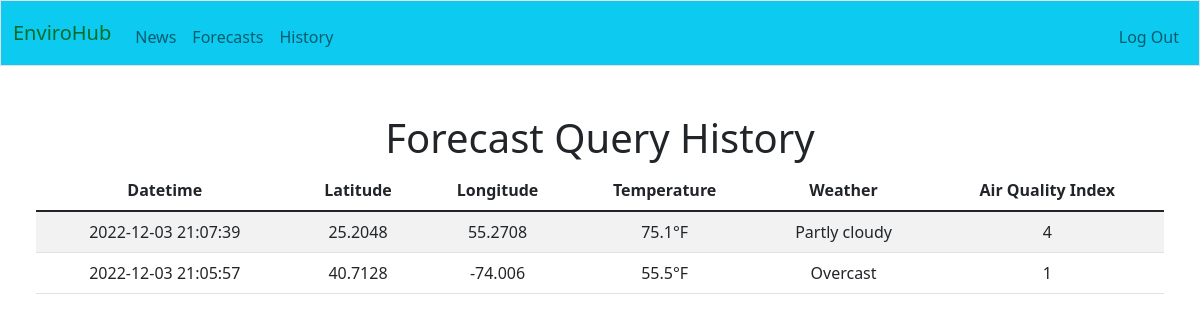
Screenshot of /history (signed in) with the database file from the repository.
### tables this page shows
CREATE TABLE fc_history (
    user_id INTEGER,
    datetime TIMESTAMP NOT NULL DEFAULT CURRENT_TIMESTAMP,
    lat NUMERIC NOT NULL,
    lon NUMERIC NOT NULL,
    temp NUMERIC NOT NULL,
    weather TEXT NOT NULL,
    aqi INTEGER NOT NULL,
    FOREIGN KEY(user_id) REFERENCES users(id)
);

### app.py (the view)
@app.route("/history", methods=["GET"])
@login_required
def history():
    user_id = session.get("user_id")
    conn = get_db_connection()
    cur = conn.cursor()
    fc_history = cur.execute("SELECT datetime, lat, lon, temp, weather, aqi FROM fc_history WHERE user_id = ? ORDER BY datetime DESC", (user_id,)).fetchall()
    conn.commit()
    conn.close()
    return render_template('history.html', data=fc_history)

### app.py (called while the page is built)
def get_db_connection():
    conn = sqlite3.connect('envirohub.db')
    conn.row_factory = sqlite3.Row
    return conn

### config.py (called while the page is built)
def login_required(f):
    @wraps(f)
    def decorated_function(*args, **kwargs):
        if session.get("user_id") is None:
            return redirect("/login")
        return f(*args, **kwargs)
    return decorated_function

### templates/history.html (shortened to what this page needs)
{% extends "layout.html" %}
{% block main %}
    <div class="container-fluid px-4">
        <h1>Forecast Query History</h1>
        <table class="table table-striped">
            <thead>
                <tr>
                    <th scope="col">Datetime</th>
                    <th scope="col">Latitude</th>
                    <th scope="col">Longitude</th>
                    <th scope="col">Temperature</th>
                    <th scope="col">Weather</th>
                    <th scope="col">Air Quality Index</th>
                </tr>
            </thead>
            <tbody>
                {% for row in data %}
                <tr>
                    <td>{{ row['datetime']}} </td>
                    <td>{{ row['lat']}} </td>
                    <td>{{ row['lon']}} </td>
                    <td>{{ row['temp']}} </td>
                    <td>{{ row['weather']}} </td>
                    <td>{{ row['aqi']}} </td>
                </tr>
                {% endfor %}
            </tbody>
        </table>
    </div>
{% endblock %}

### static/styles.css (style rules this page uses)
:root { --bs-blue: #0d6efd; --bs-indigo: #6610f2; --bs-purple: #6f42c1; --bs-pink: #d63384; --bs-red: #dc3545; --bs-orange: #fd7e14; --bs-yellow: #ffc107; --bs-green: #198754; --bs-teal: #20c997; --bs-cyan: #0dcaf0; --bs-white: #fff; --bs-gray: #6c757d; --bs-gray-dark: #343a40; --bs-gray-100: #f8f9fa; --bs-gray-200: #e9ecef; --bs-gray-300: #dee2e6; --bs-gray-400: #ced4da; --bs-gray-500: #adb5bd; --bs-gray-600: #6c757d; --bs-gray-700: #495057; --bs-gray-800: #343a40; --bs-gray-900: #212529; --bs-primary: #0d6efd; --bs-secondary: #6c757d; --bs-success: #198754; --bs-info: #0dcaf0; --bs-warning: #ffc107; --bs-danger: #dc3545; --bs-light: #f8f9fa; --bs-dark: #212529; --bs-primary-rgb: 13, 110, 253; --bs-secondary-rgb: 108, 117, 125; --bs-success-rgb: 25, 135, 84; --bs-info-rgb: 13, 202, 240; --bs-warning-rgb: 255, 193, 7; --bs-danger-rgb: 220, 53, 69; --bs-light-rgb: 248, 249, 250; --bs-dark-rgb: 33, 37, 41; --bs-white-rgb: 255, 255, 255; --bs-black-rgb: 0, 0, 0; --bs-body-color-rgb: 33, 37, 41; --bs-body-bg-rgb: 255, 255, 255; --bs-font-sans-serif: system-ui, -apple-system, "Segoe UI", Roboto, "Helvetica Neue", Arial, "Noto Sans", "Liberation Sans", sans-serif, "Apple Color Emoji", "Segoe UI Emoji", "Segoe UI Symbol", "Noto Color Emoji"; --bs-font-monospace: SFMono-Regular, Menlo, Monaco, Consolas, "Liberation Mono", "Courier New", monospace; --bs-gradient: linear-gradient(180deg, rgba(255, 255, 255, 0.15), rgba(255, 255, 255, 0)); --bs-body-font-family: var(--bs-font-sans-serif); --bs-body-font-size: 1rem; --bs-body-font-weight: 400; --bs-body-line-height: 1.5; --bs-body-color: #212529; --bs-body-bg: #fff; }
*, *::before, *::after { box-sizing: border-box; }
body { margin: 0; font-family: var(--bs-body-font-family); font-size: var(--bs-body-font-size); font-weight: var(--bs-body-font-weight); line-height: var(--bs-body-line-height); color: var(--bs-body-color); text-align: var(--bs-body-text-align); background-color: var(--bs-body-bg); -webkit-text-size-adjust: 100%; -webkit-tap-highlight-color: rgba(0, 0, 0, 0); }
table { caption-side: bottom; border-collapse: collapse; }
th { text-align: inherit; text-align: -webkit-match-parent; }
thead, tbody, tfoot, tr, td, th { border-color: inherit; border-style: solid; border-width: 0; }
.container, .container-fluid, .container-xxl, .container-xl, .container-lg, .container-md, .container-sm { width: 100%; padding-right: var(--bs-gutter-x, 0.75rem); padding-left: var(--bs-gutter-x, 0.75rem); margin-right: auto; margin-left: auto; }
.table, .dataTable-table { --bs-table-bg: transparent; --bs-table-accent-bg: transparent; --bs-table-striped-color: #212529; --bs-table-striped-bg: rgba(0, 0, 0, 0.05); --bs-table-active-color: #212529; --bs-table-active-bg: rgba(0, 0, 0, 0.1); --bs-table-hover-color: #212529; --bs-table-hover-bg: rgba(0, 0, 0, 0.075); width: 100%; margin-bottom: 1rem; color: #212529; vertical-align: top; border-color: #dee2e6; }
.table > :not(caption) > * > *, .dataTable-table > :not(caption) > * > * { padding: 0.5rem 0.5rem; background-color: var(--bs-table-bg); border-bottom-width: 1px; box-shadow: inset 0 0 0 9999px var(--bs-table-accent-bg); }
.table > tbody, .dataTable-table > tbody { vertical-align: inherit; }
.table > thead, .dataTable-table > thead { vertical-align: bottom; }
.table > :not(:first-child), .dataTable-table > :not(:first-child) { border-top: 2px solid currentColor; }
.table-striped > tbody > tr:nth-of-type(odd) > * { --bs-table-accent-bg: var(--bs-table-striped-bg); color: var(--bs-table-striped-color); }
html, body { height: 100%; }

### rows the page displays
fc_history: datetime "2022-12-03 21:07:39", lat "25.2048", lon "55.2708", temp "75.1°F", weather "Partly cloudy", aqi "4"
fc_history: datetime "2022-12-03 21:05:57", lat "40.7128", lon "-74.006", temp "55.5°F", weather "Overcast", aqi "1"
